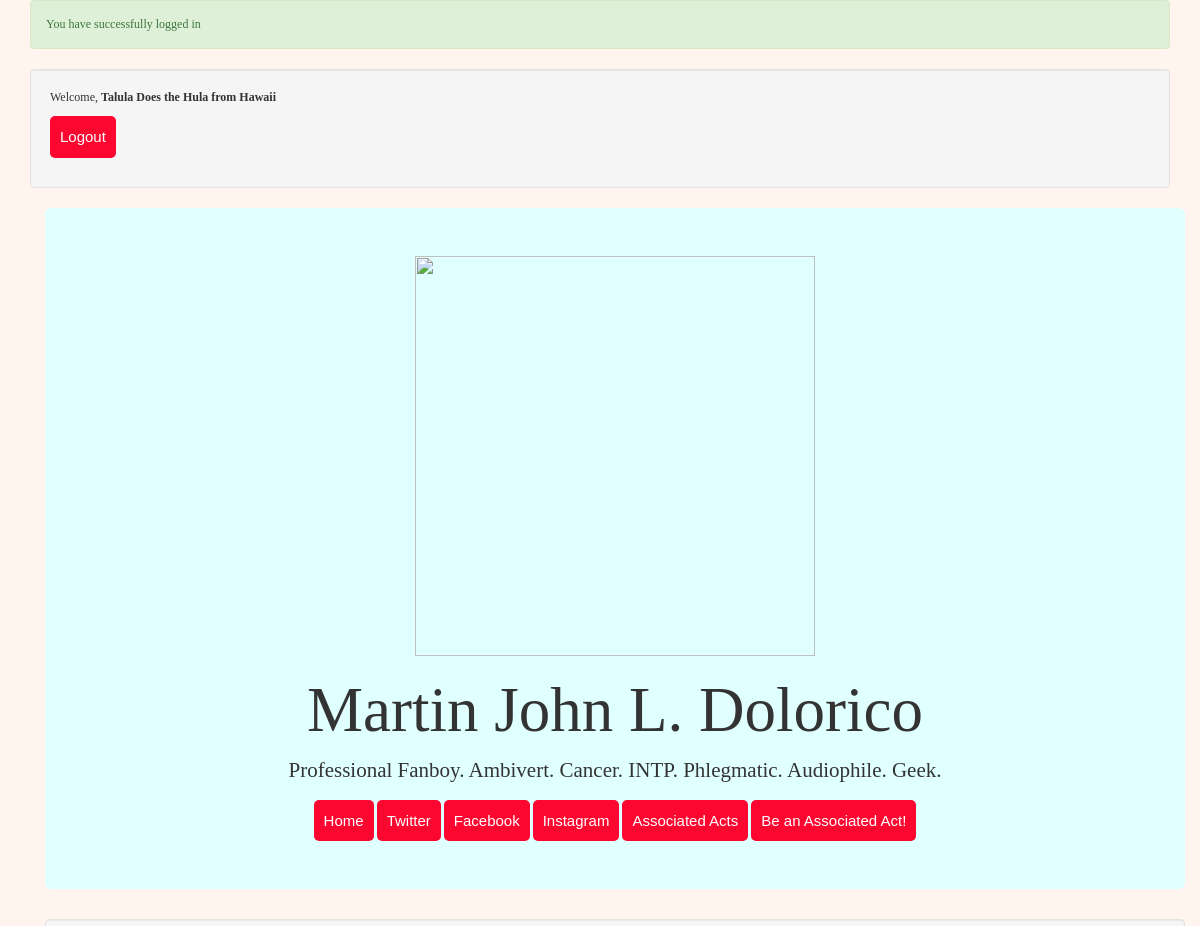
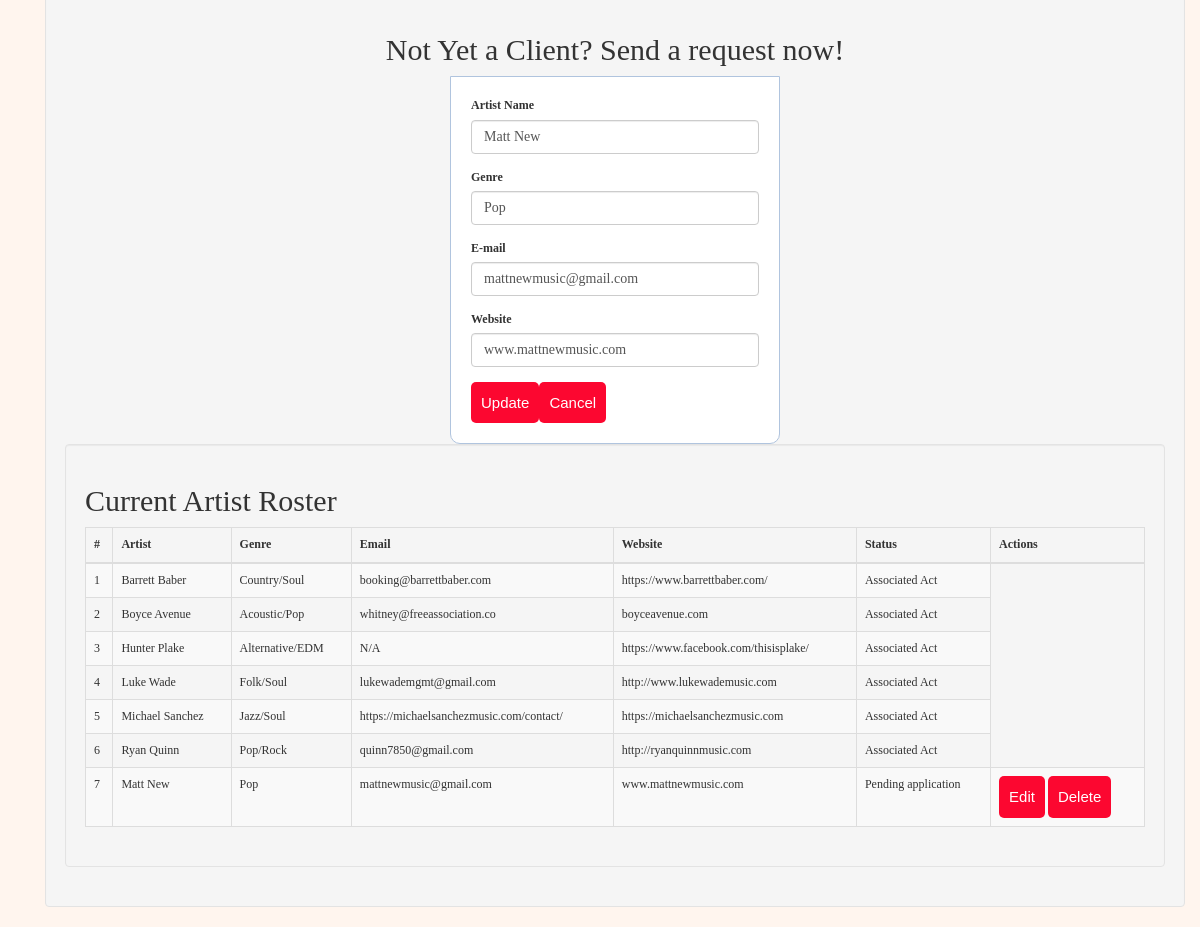
/associatedacts.php?edit=7 (signed in), run on the app's committed database (2 pictures, top to bottom).
### tables this page shows
CREATE TABLE `associatedacts` (
  `id` int(11) NOT NULL,
  `artist` varchar(255) NOT NULL,
  `genre` varchar(30) NOT NULL,
  `email` varchar(255) NOT NULL,
  `website` varchar(255) NOT NULL,
  `status` varchar(25) NOT NULL
);

### database.php (called while the page is built, shortened)
<?php
	$con = mysqli_connect("localhost", "root", "", "lis161_crud");
	if (isset($_GET['del'])) {
		$id = $_GET['del'];
		$query = "DELETE FROM associatedacts WHERE id=$id";
		mysqli_query($con,$query);
		$_SESSION['message'] = "Associated Act record deleted";
		header("location: associatedacts.php");
	} else 	{
	$associatedacts_records = mysqli_query($con,"SELECT * FROM associatedacts");
	}
 ?>

### associatedacts.php (the view, shortened to what this page needs)
<?php
require_once 'database.php';
  if (isset($_GET['edit'])) {
    $id = $_GET['edit'];
    $query = "SELECT * FROM associatedacts WHERE id=$id";
    $edit_record = mysqli_query($con,$query);
    $edit_array = mysqli_fetch_array($edit_record);
    $artist = $edit_array['artist'];
    $genre = $edit_array['genre'];
    $email = $edit_array['email'];
    $website = $edit_array['website'];
    $edit_state = true;
  }
?>
<!DOCTYPE html>
<html lang="en">
<head>
  <link rel="stylesheet" href="https://maxcdn.bootstrapcdn.com/bootstrap/3.3.7/css/bootstrap.min.css">
  <link rel="stylesheet" type="text/css" href="css/custom.css">
</head>
<body>
<div class="container">
  <?php if (isset($_SESSION['success'])) { ?>
    <div class="alert alert-success">
      <?php
      echo $_SESSION['success'];
      ?>
   </div>
  <?php } ?>
<div class="well">
  <?php if (isset($_SESSION['username'])) { ?>
    <p>Welcome, <strong><?php echo $_SESSION['username']; ?></strong></p>
    <p><a href="server.php?logout=1" class="btn btn-warning">Logout</a></p>
  <?php } ?>
</div>
<div class="container">
  <div class="jumbotron">
    <img src="https://pbs.twimg.com/profile_images/911078568284717056/IFy3XaRq_400x400.jpg" class="img-fluid" width="400px" height="400px">
    <h1>Martin John L. Dolorico</h1>
    <p>Professional Fanboy. Ambivert. Cancer. INTP. Phlegmatic. Audiophile. Geek.</p>
    <a class="btn btn-primary" href="index.php" role="button">Home</a>
    <a class="btn btn-primary" href="https://twitter.com/mjdolorico?lang=en" role="button">Twitter</a>
    <a class="btn btn-primary" href="https://www.facebook.com/mj.dolorico" role="button">Facebook</a>
    <a class="btn btn-primary" href="https://www.instagram.com/mjdolorico/" role="button">Instagram</a>
    <a class="btn btn-primary" href="fanpage.php" role="button">Associated Acts</a>
    <a class="btn btn-primary" href="associatedacts.php" role="button">Be an Associated Act!</a>
  </div>
  <div class="well">
    <h2 class="text-center h_title"><p class="p_title">Not Yet a Client? Send a request now!<p></h2>
      <form method="POST" action="database.php">
        <div class="form-row">
          <div class="form-group">
            <label for="artist">Artist Name</label>
            <input type="text" class="form-control" name="artist" placeholder="John Doe" value="<?php echo $artist; ?>" required>
          </div>
          <div class="form-group">
            <label for="genre">Genre</label>
            <input type="text" class="form-control" name="genre" placeholder="Pop" value="<?php echo $genre; ?>" required>
          </div>
        </div>
        <div class="form-row">
          <div class="form-group">
            <label for="email">E-mail</label>
            <input type="text" class="form-control" name="email" placeholder="jdoe@up.edu.ph" value="<?php echo $email; ?>" required>
          </div>
          <div class="form-row">
          <div class="form-group">
            <label for="website">Website</label>
            <input type="text" class="form-control" name="website" placeholder="www.jdoe.com" value="<?php echo $website; ?>" required>
          </div>
        </div>
        <?php if($edit_state) { ?>
          <button type="submit" class="btn btn-primary" name="update">Update</button><a class="btn btn-warning" href="associatedacts.php">Cancel</a>
        <?php } else { ?>
          <button type="submit" class="btn btn-primary" name="submit">Submit</button>
        <?php } ?>
      </form>
  </div>
  <div class="well">
    <p><h2>Current Artist Roster</h2></p>
    <table class="table table-striped table-bordered">
      <thead class="thead-dark">
        <tr>
          <th scope="col">#</th>
          <th scope="col">Artist</th>
          <th scope="col">Genre</th>
          <th scope="col">Email</th>
          <th scope="col">Website</th>
          <th scope="col">Status</th>
          <th scope="col">Actions</th>
        </tr>
      </thead>
      <tbody>
        <?php $i = 0;
         while ($row = mysqli_fetch_array($associatedacts_records)) { ?>
        <tr>
          <td><?php echo ++$i; ?></td>
          <td><?php echo $row['artist']; ?></td>
          <td><?php echo $row['genre']; ?></td>
          <td><?php echo $row['email']; ?></td>
          <td><?php echo $row['website']; ?></td>
          <td><?php echo $row['status']; ?></td>
          <?php if($row['status'] == "Pending application") { ?>
          <td><a class="btn btn-warning" href="associatedacts.php?edit=<?php echo $row['id']; ?>">Edit</a>
              <a class="btn btn-danger" href="associatedacts.php?del=<?php echo $row['id']; ?>">Delete</a></td>
          <?php } ?>
        </tr>
        <?php } ?>
      </tbody>
    </table>
  </div>
</div>
</body>
</html>

### css/custom.css (style rules this page uses)
* { margin: 0px; padding: 0px; }
body { font-size: 120%; font-family: "Century Gothic"; background: #F8F8FF; }
form, .content { width: 30%; margin: 0px auto; padding: 20px; border: 1px solid #B0C4DE; background: white; border-radius: 0px 0px 10px 10px; font-family: "Georgia"; }
.btn { padding: 10px; font-size: 15px; color: white; background: #FC0730; border: none; border-radius: 5px; font-family: "Arial"; }
.jumbotron { text-align: center; background-color: lightcyan; font-family: "Rockwell"; }
html body { background-color: seashell; }

### data on the page
associatedacts: artist "Matt New", genre "Pop", email "mattnewmusic@gmail.com", website "www.mattnewmusic.com", status "Pending application"
associatedacts: artist "Barrett Baber", genre "Country/Soul", email "booking@barrettbaber.com", website "https://www.barrettbaber.com/", status "Associated Act"
associatedacts: artist "Boyce Avenue", genre "Acoustic/Pop", email "whitney@freeassociation.co", website "boyceavenue.com", status "Associated Act"
associatedacts: artist "Hunter Plake", genre "Alternative/EDM", email "N/A", website "https://www.facebook.com/thisisplake/", status "Associated Act"
associatedacts: artist "Luke Wade", genre "Folk/Soul", email "lukewademgmt@gmail.com", website "http://www.lukewademusic.com", status "Associated Act"
associatedacts: artist "Michael Sanchez", genre "Jazz/Soul", email "https://michaelsanchezmusic.com/contact/", website "https://michaelsanchezmusic.com", status "Associated Act"
associatedacts: artist "Ryan Quinn", genre "Pop/Rock", email "quinn7850@gmail.com", website "http://ryanquinnmusic.com", status "Associated Act"

### other printed values
$_SESSION['success'] "You have successfully logged in"
$_SESSION['username'] "Talula Does the Hula from Hawaii"
